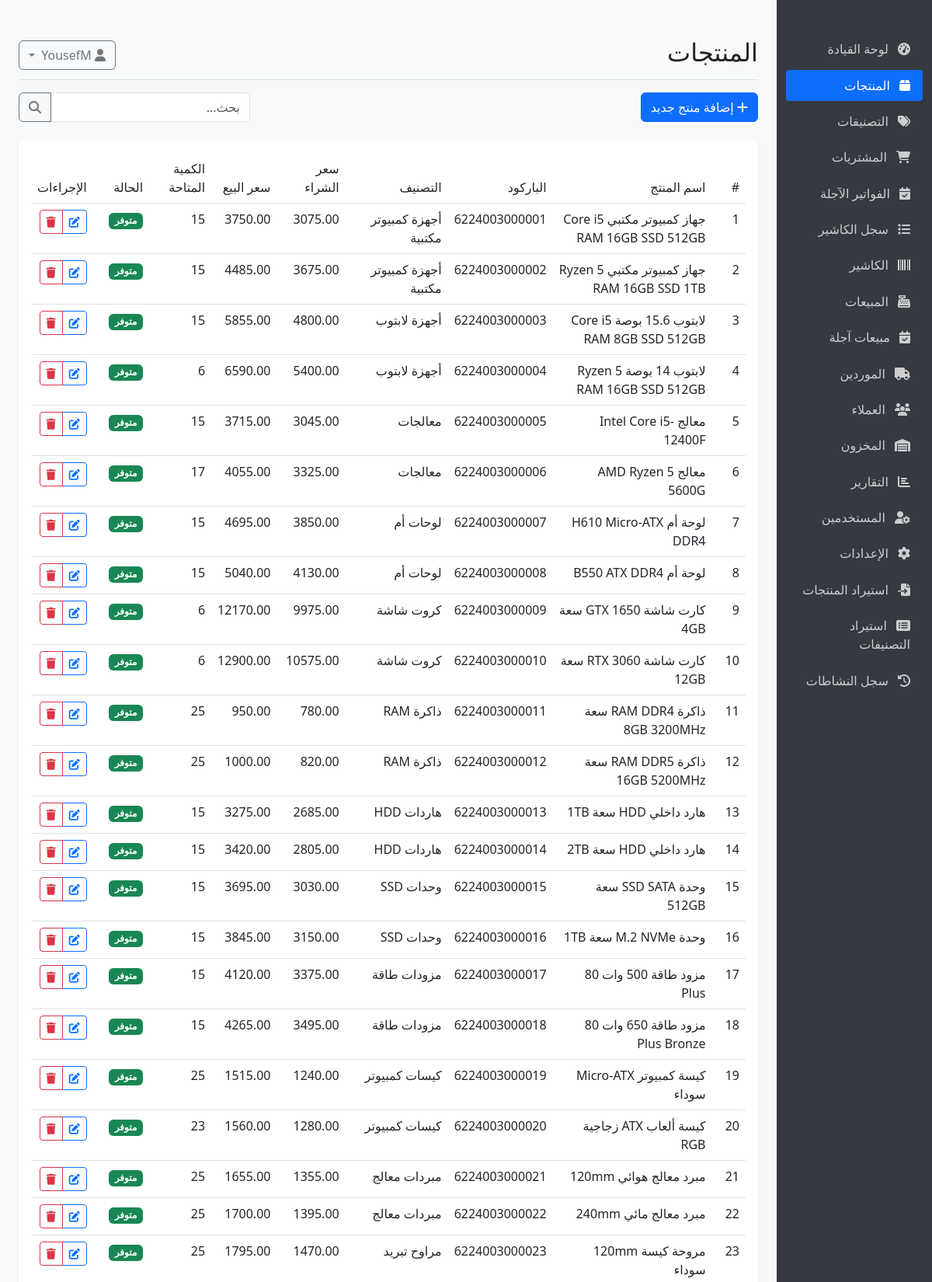
/products (signed in, upper part), run on the app's committed database.
### models.py (models this page shows, shortened)
class User(db.Model, UserMixin):
    __tablename__ = 'users'
    id = db.Column(db.Integer, primary_key=True)
    username = db.Column(db.String(64), unique=True, nullable=False)
    email = db.Column(db.String(120), unique=True, nullable=False)
    password_hash = db.Column(db.String(128), nullable=False)
    full_name = db.Column(db.String(100), nullable=True)
    role = db.Column(db.String(20), default='user')  # admin, user
    is_active = db.Column(db.Boolean, default=True)
    created_at = db.Column(db.DateTime, default=datetime.utcnow)

class Product(db.Model):
    __tablename__ = 'products'
    id = db.Column(db.Integer, primary_key=True)
    name = db.Column(db.String(100), nullable=False)
    description = db.Column(db.Text, nullable=True)
    barcode = db.Column(db.String(50), unique=True, nullable=True)
    sku = db.Column(db.String(50), unique=True, nullable=True)
    purchase_price = db.Column(db.Float, nullable=False, default=0)
    sale_price = db.Column(db.Float, nullable=False, default=0)
    min_quantity = db.Column(db.Integer, default=0)
    category_id = db.Column(db.Integer, db.ForeignKey('categories.id'), nullable=True)
    created_at = db.Column(db.DateTime, default=datetime.utcnow)
    updated_at = db.Column(db.DateTime, default=datetime.utcnow, onupdate=datetime.utcnow)
    inventory = db.relationship('Inventory', backref='product', uselist=False, lazy=True)
    purchase_items = db.relationship('PurchaseItem', backref='product', lazy=True)
    sale_items = db.relationship('SaleItem', backref='product', lazy=True)

class Category(db.Model):
    __tablename__ = 'categories'
    id = db.Column(db.Integer, primary_key=True)
    name = db.Column(db.String(100), nullable=False)
    description = db.Column(db.Text, nullable=True)
    notes = db.Column(db.Text, nullable=True)
    products = db.relationship('Product', backref='category', lazy=True)

class Inventory(db.Model):
    __tablename__ = 'inventory'
    id = db.Column(db.Integer, primary_key=True)
    product_id = db.Column(db.Integer, db.ForeignKey('products.id'), nullable=False, unique=True)
    quantity = db.Column(db.Integer, nullable=False, default=0)
    last_updated = db.Column(db.DateTime, default=datetime.utcnow, onupdate=datetime.utcnow)

### app.py (the view)
@app.route('/products')
@login_required
def products():
    products = Product.query.all()
    return render_template('products/index.html', products=products)

### app.py (called while the page is built)
@login_manager.user_loader
def load_user(user_id):
    return User.query.get(int(user_id))

@app.context_processor
def inject_settings():
    from models import Setting
    settings = {s.key: s.value for s in Setting.query.all()}
    return dict(settings=settings)

### templates/products/index.html (shortened to what this page needs)
{% extends "base.html" %}
{% block header %}المنتجات{% endblock %}
{% block content %}
<div class="d-flex justify-content-between align-items-center mb-4">
    <div>
        {% if current_user.role == 'admin' %}
        <a href="{{ url_for('add_product') }}" class="btn btn-primary">
            <i class="fas fa-plus"></i> إضافة منتج جديد
        </a>
        {% endif %}
    </div>
    <div class="d-flex">
        <div class="input-group">
            <input type="text" id="searchInput" class="form-control" placeholder="بحث...">
            <button class="btn btn-outline-secondary" type="button">
                <i class="fas fa-search"></i>
            </button>
        </div>
    </div>
</div>
<div class="card">
    <div class="card-body">
        <div class="table-responsive">
            <table class="table table-hover" id="productsTable">
                <thead>
                    <tr>
                        <th>#</th>
                        <th>اسم المنتج</th>
                        <th>الباركود</th>
                        <th>التصنيف</th>
                        <th>سعر الشراء</th>
                        <th>سعر البيع</th>
                        <th>الكمية المتاحة</th>
                        <th>الحالة</th>
                        <th>الإجراءات</th>
                    </tr>
                </thead>
                <tbody>
                    {% for product in products %}
                    <tr>
                        <td>{{ loop.index }}</td>
                        <td>{{ product.name }}</td>
                        <td>{{ product.barcode or '-' }}</td>
                        <td>{{ product.category.name if product.category else 'بدون تصنيف' }}</td>
                        {% if current_user.role == 'admin' %}
                        <td>{{ "%.2f"|format(product.purchase_price) }}</td>
                        {% else %}
                        <td>-</td>
                        {% endif %}
                        <td>{{ "%.2f"|format(product.sale_price) }}</td>
                        <td>{{ product.inventory.quantity if product.inventory else 0 }}</td>
                        <td>
                            {% if product.inventory and product.inventory.quantity <= 0 %}
                            <span class="badge bg-danger">نفذت الكمية</span>
                            {% elif product.inventory and product.inventory.quantity <= product.min_quantity %}
                            <span class="badge bg-warning">منخفضة</span>
                            {% else %}
                            <span class="badge bg-success">متوفر</span>
                            {% endif %}
                        </td>
                        <td>
                            {% if current_user.role == 'admin' %}
                            <div class="btn-group">
                                <a href="{{ url_for('edit_product', id=product.id) }}" class="btn btn-sm btn-outline-primary">
                                    <i class="fas fa-edit"></i>
                                </a>
                                <button type="button" class="btn btn-sm btn-outline-danger" data-bs-toggle="modal" data-bs-target="#deleteModal{{ product.id }}">
                                    <i class="fas fa-trash"></i>
                                </button>
                            </div>
                            {% endif %}
                        </td>
                    </tr>
                    {% else %}
                    <tr>
                        <td colspan="9" class="text-center">لا توجد منتجات</td>
                    </tr>
                    {% endfor %}
                </tbody>
            </table>
        </div>
    </div>
</div>
{% endblock %}

### templates/base.html (shortened to what this page needs)
<!DOCTYPE html>
<html lang="ar" dir="rtl">
<head>
    <link rel="stylesheet" href="https://cdn.jsdelivr.net/npm/bootstrap@5.3.0/dist/css/bootstrap.rtl.min.css">
    <link rel="stylesheet" href="https://cdnjs.cloudflare.com/ajax/libs/font-awesome/6.4.0/css/all.min.css">
    <link id="theme-style" rel="stylesheet" href="{{ url_for('static', filename='css/' + (settings.get('theme', 'light') if settings else 'light') + '.css') }}">
</head>
<body>
    <div class="container-fluid">
        <div class="row">
            <div class="col-md-3 col-lg-2 d-md-block sidebar collapse">
                <div class="position-sticky pt-3">
                                        <ul class="nav flex-column">
                        <li class="nav-item">
                            <a class="nav-link {% if request.path == url_for('index') %}active{% endif %}" href="{{ url_for('index') }}">
                                <i class="fas fa-tachometer-alt"></i> لوحة القيادة
                            </a>
                        </li>
                        <li class="nav-item">
                            <a class="nav-link {% if request.path.startswith(url_for('products')) %}active{% endif %}" href="{{ url_for('products') }}">
                                <i class="fas fa-box"></i> المنتجات
                            </a>
                        </li>
                        <li class="nav-item">
                            <a class="nav-link {% if request.path.startswith(url_for('categories')) %}active{% endif %}" href="{{ url_for('categories') }}">
                                <i class="fas fa-tags"></i> التصنيفات
                            </a>
                        </li>
                        {% if current_user.role == 'admin' %}
                        <li class="nav-item">
                            {% set purchases_path = url_for('purchases') %}
                            {% set purchases_due_path = url_for('purchases_due') %}
                            <a class="nav-link {% if request.path.startswith(purchases_path) and not request.path.startswith(purchases_due_path) %}active{% endif %}" href="{{ purchases_path }}">
                                <i class="fas fa-shopping-cart"></i> المشتريات
                            </a>
                        </li>
                        <li class="nav-item">
                            <a class="nav-link {% if request.path.startswith(url_for('purchases_due')) %}active{% endif %}" href="{{ url_for('purchases_due') }}">
                                <i class="fas fa-calendar-check"></i> الفواتير الآجلة
                            </a>
                        </li>
                        <li class="nav-item">
                            <a class="nav-link {% if request.path.startswith(url_for('cashier_logs')) %}active{% endif %}" href="{{ url_for('cashier_logs') }}">
                                <i class="fas fa-list"></i> سجل الكاشير
                            </a>
                        </li>
                        {% endif %}
                        {% if current_user.role in ['cashier', 'admin'] %}
                        <li class="nav-item">
                            <a class="nav-link {% if request.path.startswith(url_for('cashier_pos')) %}active{% endif %}" href="{{ url_for('cashier_pos') }}">
                                <i class="fas fa-barcode"></i> الكاشير
                            </a>
                        </li>
                        {% endif %}
                        <li class="nav-item">
                            {% set sales_path = url_for('sales') %}
                            {% set sales_due_path = url_for('sales_due') %}
                            <a class="nav-link {% if request.path.startswith(sales_path) and not request.path.startswith(sales_due_path) %}active{% endif %}" href="{{ sales_path }}">
                                <i class="fas fa-cash-register"></i> المبيعات
                            </a>
                        </li>
                        {% if current_user.role == 'admin' %}
                        <li class="nav-item">
                            <a class="nav-link {% if request.path.startswith(url_for('sales_due')) %}active{% endif %}" href="{{ url_for('sales_due') }}">
                                <i class="fas fa-calendar-check"></i> مبيعات آجلة
                            </a>
                        </li>
                        {% endif %}
                        <li class="nav-item">
                            <a class="nav-link {% if request.path.startswith(url_for('suppliers')) %}active{% endif %}" href="{{ url_for('suppliers') }}">
                                <i class="fas fa-truck"></i> الموردين
                            </a>
                        </li>
                        <li class="nav-item">
                            <a class="nav-link {% if request.path.startswith(url_for('customers')) %}active{% endif %}" href="{{ url_for('customers') }}">
                                <i class="fas fa-users"></i> العملاء
                            </a>
                        </li>
                        <li class="nav-item">
                            <a class="nav-link {% if request.path.startswith(url_for('inventory')) %}active{% endif %}" href="{{ url_for('inventory') }}">
                                <i class="fas fa-warehouse"></i> المخزون
                            </a>
                        </li>
                        <li class="nav-item">
                            <a class="nav-link {% if request.path.startswith(url_for('reports')) %}active{% endif %}" href="{{ url_for('reports') }}">
                                <i class="fas fa-chart-bar"></i> التقارير
                            </a>
                        </li>
                        {% if current_user.role == 'admin' %}
                        <li class="nav-item">
                            <a class="nav-link {% if request.path.startswith(url_for('users')) %}active{% endif %}" href="{{ url_for('users') }}">
                                <i class="fas fa-user-cog"></i> المستخدمين
                            </a>
                        </li>
                        <li class="nav-item">
                            <a class="nav-link {% if request.path.startswith(url_for('settings')) %}active{% endif %}" href="{{ url_for('settings') }}">
                                <i class="fas fa-cog"></i> الإعدادات
                            </a>
                        </li>
                        <li class="nav-item">
                            <a class="nav-link {% if request.path.startswith(url_for('catalog_import')) %}active{% endif %}" href="{{ url_for('catalog_import') }}">
                                <i class="fas fa-file-import"></i> استيراد المنتجات
                            </a>
                        </li>
                        <li class="nav-item">
                            <a class="nav-link {% if request.path.startswith(url_for('category_catalog_import')) %}active{% endif %}" href="{{ url_for('category_catalog_import') }}">
                                <i class="fas fa-list-alt"></i> استيراد التصنيفات
                            </a>
                        </li>
                        <li class="nav-item">
                            <a class="nav-link {% if request.path.startswith(url_for('activity')) %}active{% endif %}" href="{{ url_for('activity') }}">
                                <i class="fas fa-history"></i> سجل النشاطات
                            </a>
                        </li>
                        {% endif %}
                    </ul>
                </div>
            </div>
            <main class="col-md-9 ms-sm-auto col-lg-10 px-md-4 main-content">
                <div class="d-flex justify-content-between flex-wrap flex-md-nowrap align-items-center pt-3 pb-2 mb-3 border-bottom">
                    <h1 class="h2">{% block header %}{% endblock %}</h1>
                    <div class="btn-toolbar mb-2 mb-md-0">
                        <div class="dropdown">
                            <button class="btn btn-outline-secondary dropdown-toggle" type="button" id="userDropdown" data-bs-toggle="dropdown" aria-expanded="false">
                                <i class="fas fa-user"></i>
                                {{ current_user.username }}
                            </button>
                        </div>
                    </div>
                </div>
                {% block content %}{% endblock %}
            </main>
        </div>
    </div>
</body>
</html>

### static/css/light.css (style rules this page uses)
body { background: #fff; color: #222; }
.card, .table { background: #fff; color: #222; }
.navbar, .sidebar { background: #f8f9fa; color: #222; }

### templates/base.html (style rules this page uses)
body { font-family: 'Segoe UI', Tahoma, Geneva, Verdana, sans-serif; background-color: #f8f9fa; }
.sidebar { min-height: 100vh; background-color: #343a40; color: #fff; }
.sidebar .nav-link { color: rgba(255, 255, 255, 0.75); padding: 0.5rem 1rem; margin: 0.2rem 0; border-radius: 0.25rem; }
.sidebar .nav-link.active { color: #fff; background-color: #0d6efd; }
.sidebar .nav-link i { margin-left: 0.5rem; }
.main-content { padding: 2rem; }
.card { margin-bottom: 1.5rem; border: none; box-shadow: 0 0.125rem 0.25rem rgba(0, 0, 0, 0.075); }
.table th { font-weight: 500; }

### data on the page
User: username "YousefM"
Product: name "جهاز كمبيوتر مكتبي Core i5 RAM 16GB SSD 512GB", barcode "6224003000001", category "أجهزة كمبيوتر مكتبية", purchase_price "3075.00", sale_price "3750.00", inventory "15", min_quantity "متوفر"
Product: name "جهاز كمبيوتر مكتبي Ryzen 5 RAM 16GB SSD 1TB", barcode "6224003000002", category "أجهزة كمبيوتر مكتبية", purchase_price "3675.00", sale_price "4485.00", inventory "15", min_quantity "متوفر"
Product: name "لابتوب 15.6 بوصة Core i5 RAM 8GB SSD 512GB", barcode "6224003000003", category "أجهزة لابتوب", purchase_price "4800.00", sale_price "5855.00", inventory "15", min_quantity "متوفر"
Product: name "لابتوب 14 بوصة Ryzen 5 RAM 16GB SSD 512GB", barcode "6224003000004", category "أجهزة لابتوب", purchase_price "5400.00", sale_price "6590.00", inventory "6", min_quantity "متوفر"
Product: name "معالج Intel Core i5-12400F", barcode "6224003000005", category "معالجات", purchase_price "3045.00", sale_price "3715.00", inventory "15", min_quantity "متوفر"
Product: name "معالج AMD Ryzen 5 5600G", barcode "6224003000006", category "معالجات", purchase_price "3325.00", sale_price "4055.00", inventory "17", min_quantity "متوفر"
Product: name "لوحة أم H610 Micro-ATX DDR4", barcode "6224003000007", category "لوحات أم", purchase_price "3850.00", sale_price "4695.00", inventory "15", min_quantity "متوفر"
Product: name "لوحة أم B550 ATX DDR4", barcode "6224003000008", category "لوحات أم", purchase_price "4130.00", sale_price "5040.00", inventory "15", min_quantity "متوفر"
Product: name "كارت شاشة GTX 1650 سعة 4GB", barcode "6224003000009", category "كروت شاشة", purchase_price "9975.00", sale_price "12170.00", inventory "6", min_quantity "متوفر"
Product: name "كارت شاشة RTX 3060 سعة 12GB", barcode "6224003000010", category "كروت شاشة", purchase_price "10575.00", sale_price "12900.00", inventory "6", min_quantity "متوفر"
Product: name "ذاكرة RAM DDR4 سعة 8GB 3200MHz", barcode "6224003000011", category "ذاكرة RAM", purchase_price "780.00", sale_price "950.00", inventory "25", min_quantity "متوفر"
Product: name "ذاكرة RAM DDR5 سعة 16GB 5200MHz", barcode "6224003000012", category "ذاكرة RAM", purchase_price "820.00", sale_price "1000.00", inventory "25", min_quantity "متوفر"
Product: name "هارد داخلي HDD سعة 1TB", barcode "6224003000013", category "هاردات HDD", purchase_price "2685.00", sale_price "3275.00", inventory "15", min_quantity "متوفر"
Product: name "هارد داخلي HDD سعة 2TB", barcode "6224003000014", category "هاردات HDD", purchase_price "2805.00", sale_price "3420.00", inventory "15", min_quantity "متوفر"
Product: name "وحدة SSD SATA سعة 512GB", barcode "6224003000015", category "وحدات SSD", purchase_price "3030.00", sale_price "3695.00", inventory "15", min_quantity "متوفر"
Product: name "وحدة M.2 NVMe سعة 1TB", barcode "6224003000016", category "وحدات SSD", purchase_price "3150.00", sale_price "3845.00", inventory "15", min_quantity "متوفر"
Product: name "مزود طاقة 500 وات 80 Plus", barcode "6224003000017", category "مزودات طاقة", purchase_price "3375.00", sale_price "4120.00", inventory "15", min_quantity "متوفر"
Product: name "مزود طاقة 650 وات 80 Plus Bronze", barcode "6224003000018", category "مزودات طاقة", purchase_price "3495.00", sale_price "4265.00", inventory "15", min_quantity "متوفر"
Product: name "كيسة كمبيوتر Micro-ATX سوداء", barcode "6224003000019", category "كيسات كمبيوتر", purchase_price "1240.00", sale_price "1515.00", inventory "25", min_quantity "متوفر"
Product: name "كيسة ألعاب ATX زجاجية RGB", barcode "6224003000020", category "كيسات كمبيوتر", purchase_price "1280.00", sale_price "1560.00", inventory "23", min_quantity "متوفر"
Product: name "مبرد معالج هوائي 120mm", barcode "6224003000021", category "مبردات معالج", purchase_price "1355.00", sale_price "1655.00", inventory "25", min_quantity "متوفر"
Product: name "مبرد معالج مائي 240mm", barcode "6224003000022", category "مبردات معالج", purchase_price "1395.00", sale_price "1700.00", inventory "25", min_quantity "متوفر"
Product: name "مروحة كيسة 120mm سوداء", barcode "6224003000023", category "مراوح تبريد", purchase_price "1470.00", sale_price "1795.00", inventory "25", min_quantity "متوفر"
